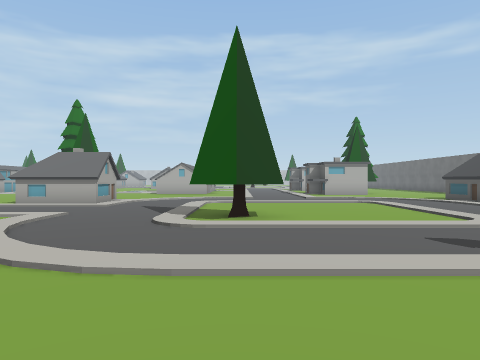
View 1 (above)

22 first-person views from a walk through a scene from a Unity 3-D project. The camera is 1.4 m above the floor, looks level and sees 70° across. The floor is counted in squares, 2 m on a side. Each view is taken from the middle of a square. On the plan, view 1 faces up. The plan holds only what a view shows up to about 11 squares ahead; the rest is blank. The place goes on beyond the plan. Some surface patterns are stand-ins.

View 2
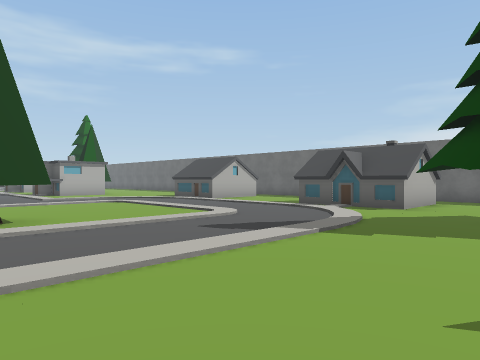

View 3
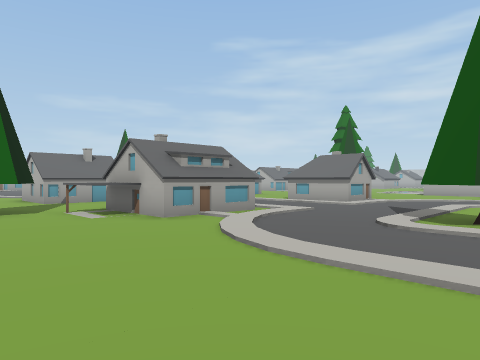

View 4
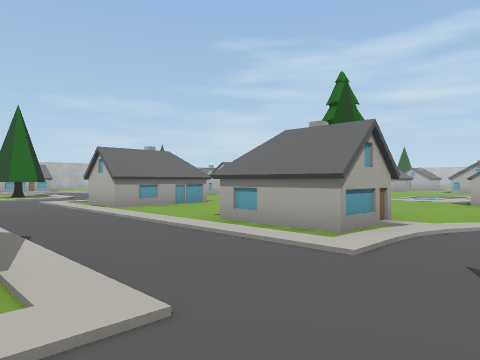

View 5
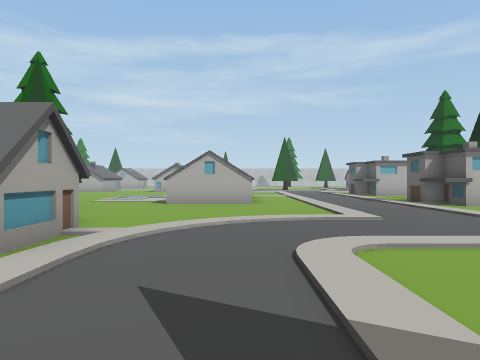

View 6
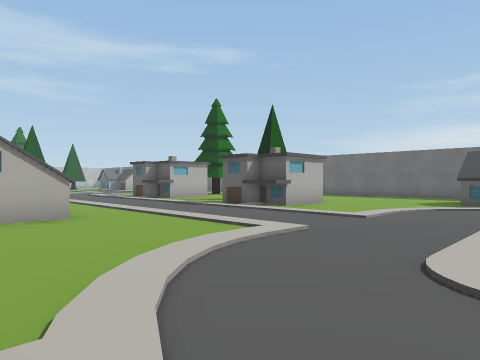

View 7
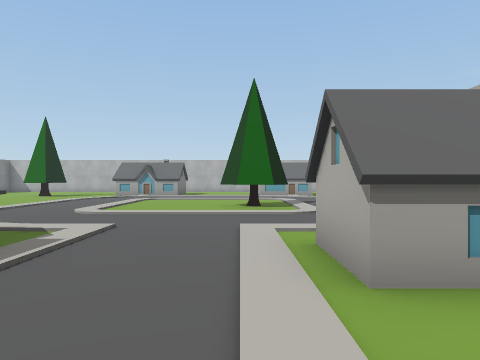

View 8
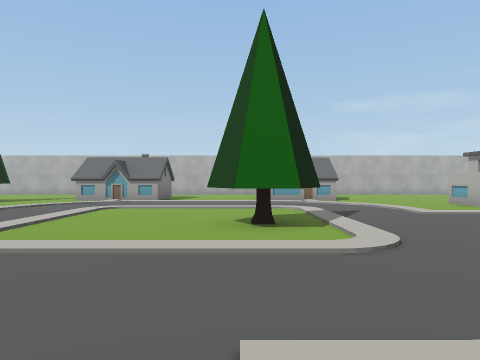

View 9
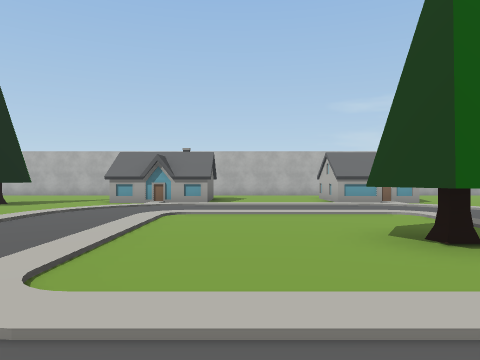

View 10
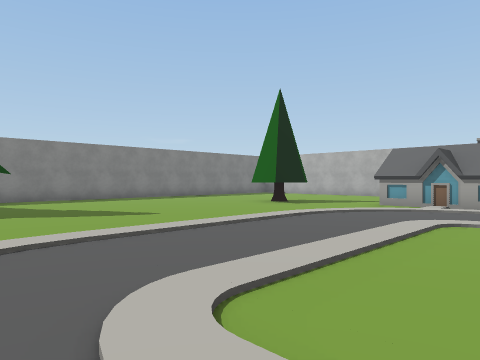

View 11
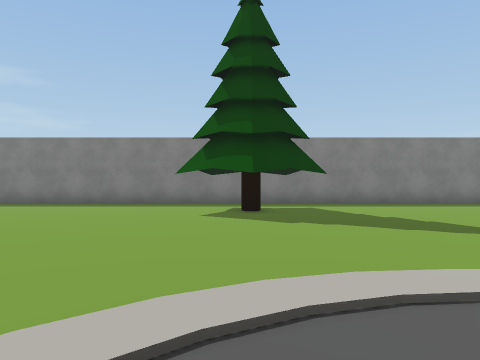

View 12
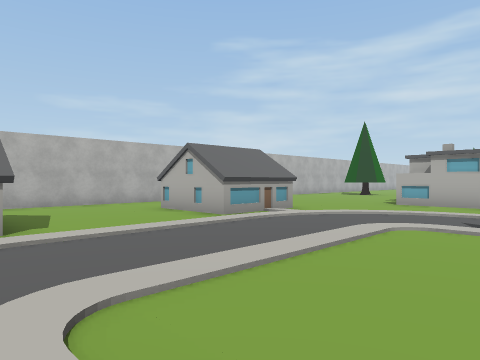

View 13
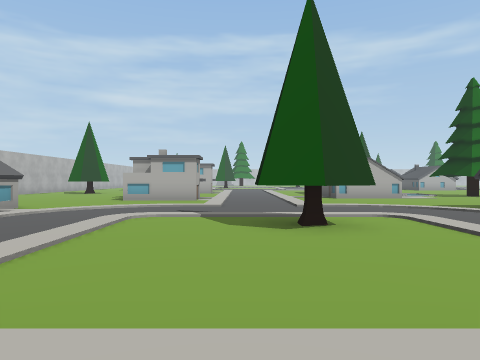

View 14
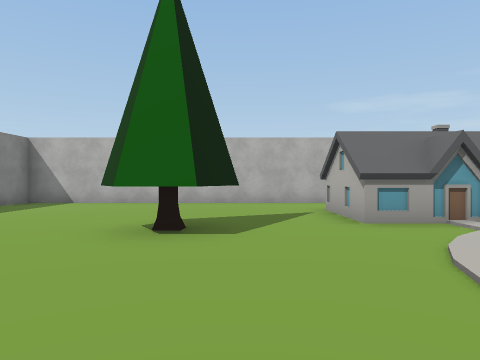

View 15
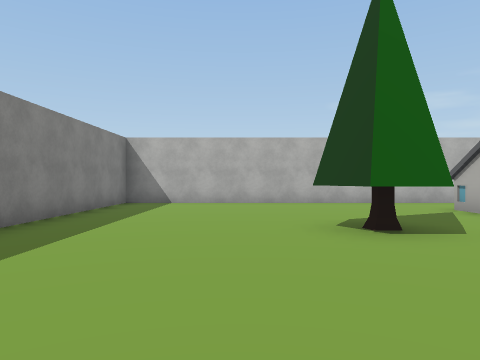

View 16
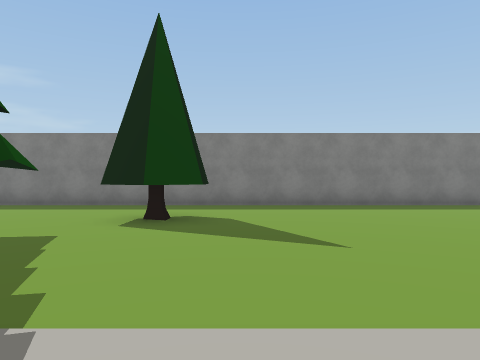

View 17
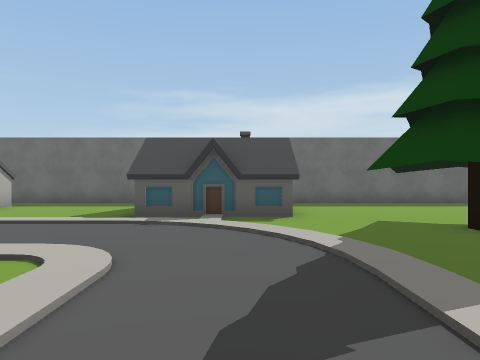

View 18
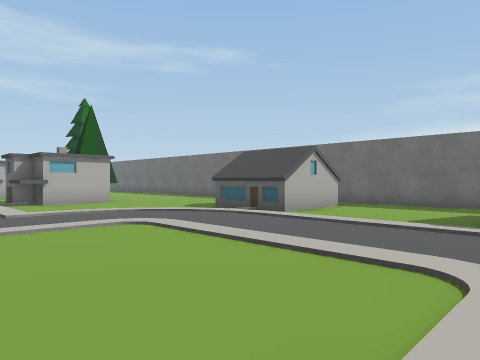

View 19
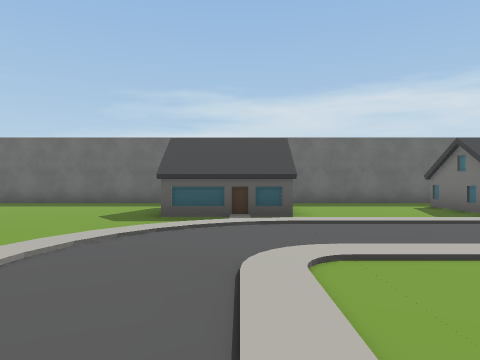

View 20
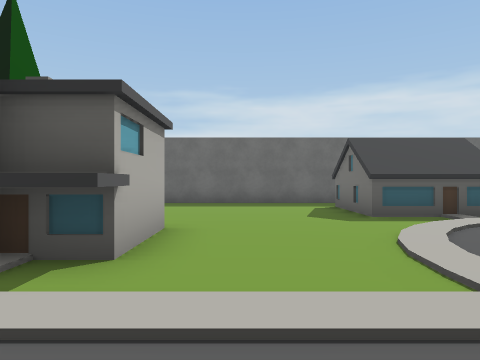

View 21
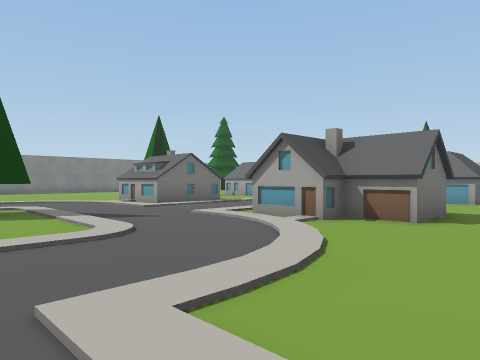

View 22
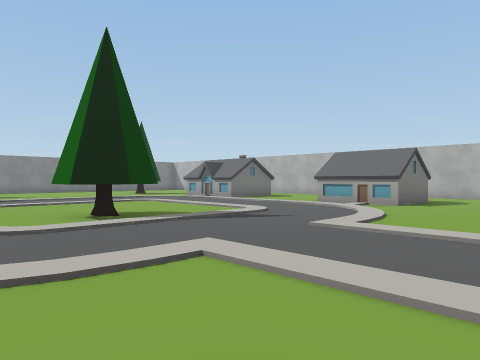

### Floor plan
Points are (right, up) in squares from view 1. A wall is a line through its corners. A room is listed if a view was taken in it or the views show most of it. See-through windows are left out.
Room 1 (views 1, 2, 3, 4, 5, 6, 7, 8, 9, 10, 11, 12, 13, 14, 15, 16, 17, 18, 19, 20, 21, 22)
walls: (-10.4, 10.5) (-10.4, 9.9) (-12.1, 9.9); (-11.3, 12.9) (-10.4, 12.9) (-10.4, 12.4); (-6.8, 13.1) (-5, 13.1) (-5, 11.8) (-4.3, 11.8) (-4.3, 10.1) (-6.8, 10.1); (-4.8, -5.5) (8.8, -5.5); (-1.5, 17) (-4.2, 17); (-24.5, 6.1) (-24.5, 3) (-27.1, 3); (-21.4, 15.7) (-23, 15.7); (4, 16) (4, 16.5); (8.1, 6) (10.1, 6); (-22.4, -5.5) (-7.6, -5.5); (5.5, 16.1) (3.4, 16.1) (3.4, 16.5); (-27.1, 12.5) (-24.5, 12.5) (-24.5, 10.1) (-27, 10.1); (10.1, 3) (7.5, 3) (7.5, 6.1); (10, 10.1) (7.5, 10.1) (7.5, 12.5) (10.1, 12.5); (11.5, 5.1) (11.5, 18.4); (-29.5, 4.6) (-29.5, -5.5) (-24, -5.5); (-29.5, 10.1) (-29.5, 6.9); (11.5, -3) (11.5, 3.1)
objects: other object (-26, 11) to (-26, 12); tree (-24, -1) to (-23, 1); other object (-22, 16) to (-21, 17); tree (-18, 9) to (-17, 10); other object (-12, 3) to (-11, 3); other object (-12, 5); other object (-12, 11) to (-11, 12); other object (-11, 3) to (-10, 6); tree (-8, 1) to (-7, 2); other object (-7, 3) to (-6, 6); tree (-7, 15) to (-6, 16); other object (-6, 4); other object (-6, 11) to (-5, 12); tree (-1, 6) to (0, 7); tree (3, -3) to (4, -2); tree (4, 1); other object (4, 16) to (6, 17); tree (6, 1) to (7, 2); tree (6, 18) to (7, 18); other object (9, 11) to (9, 12)

Positions as (right, up) in squares from view 1, and headings:
1: (0, 0), facing up
2: (-1, 0), facing up-right
3: (1, 0), facing up-left
4: (-2, 6), facing up-left
5: (-2, 7), facing up
6: (-4, 10), facing up-right
7: (-8, 9), facing left
8: (-12, 9), facing left
9: (-14, 7), facing left
10: (-15, 7), facing down-left
11: (-15, 5), facing down
12: (-19, 5), facing up-left
13: (-19, 4), facing up
14: (-19, 1), facing left
15: (-19, -2), facing left
16: (2, 4), facing down
17: (1, 4), facing right
18: (1, 5), facing up-right
19: (1, 11), facing right
20: (1, 15), facing right
21: (1, 15), facing down-left
22: (-15, 16), facing down-left
